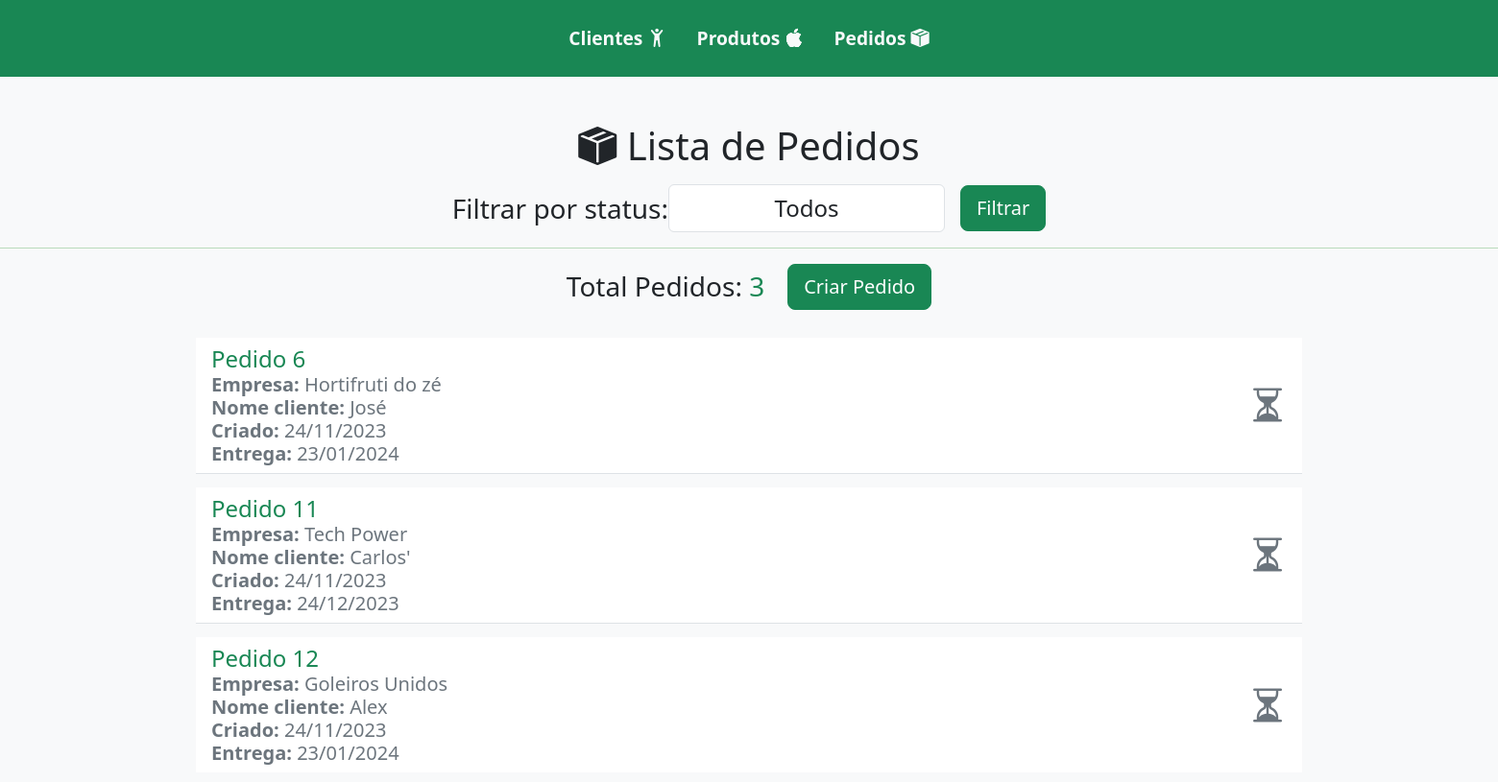
Page /pedidos/ on the earlier database version.
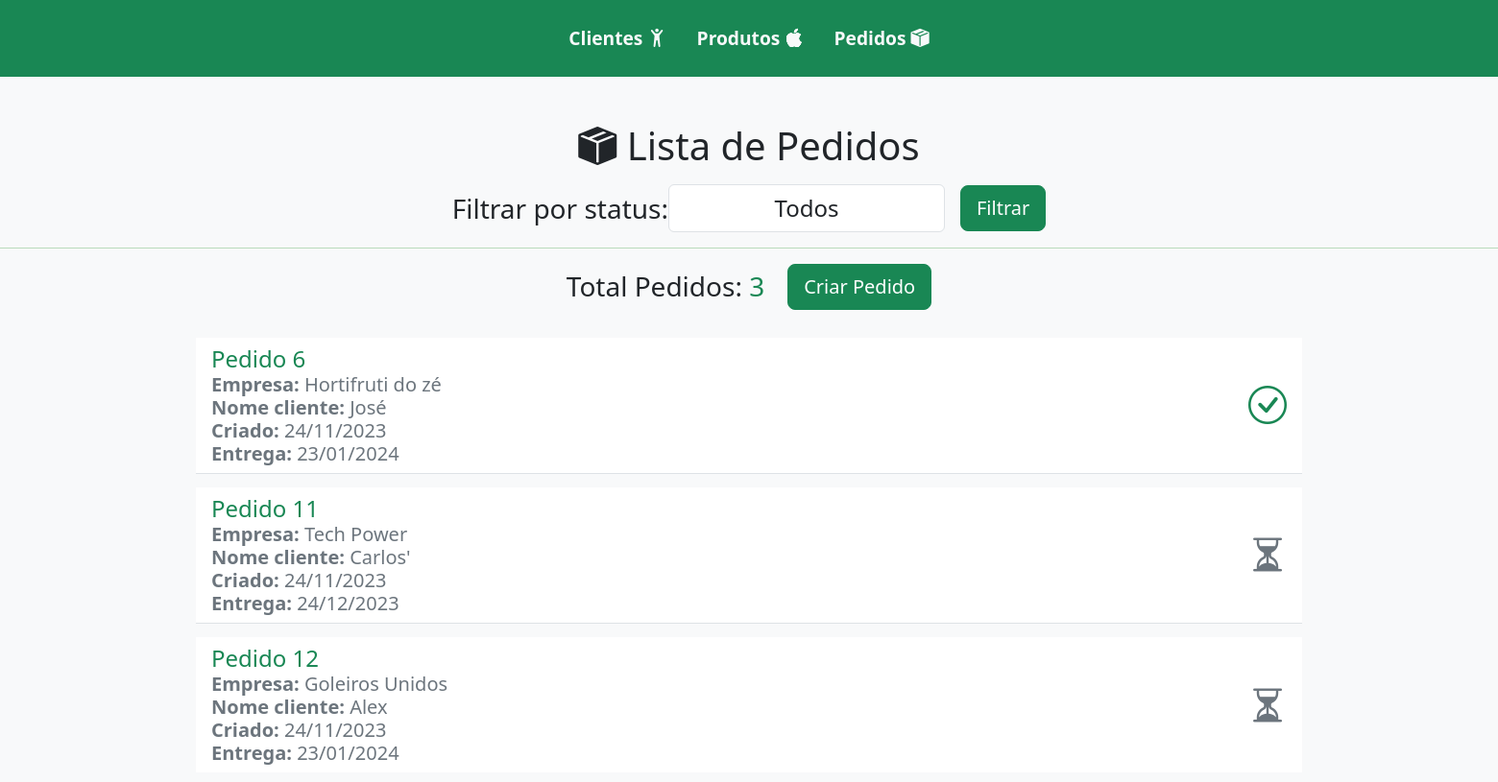
Same page on the later database version.
### fazenda/models.py (models this page shows, shortened)
class Pedido(models.Model):
    cliente = models.ForeignKey(Cliente, on_delete=models.CASCADE)
    produtos = models.ManyToManyField(Produto, through="ItemPedido")
    data_pedido = models.DateField(auto_now_add=True)
    status = models.CharField(
        max_length=10,
        choices=(
            ("Pendente", "Pendente"),
            ("Concluído", "Concluído"),
        ),
        default="Pendente",
    )
    def maior_tempo_preparo(self):
        tempos_preparo = self.produtos.all().values_list("tempo_preparo", flat=True)
        if tempos_preparo:
            return max(tempos_preparo)
        return 0
    def data_entrega(self):
        maior_tempo = self.maior_tempo_preparo()
        if maior_tempo > 0:
            return self.data_pedido + timedelta(days=maior_tempo)
        return self.data_pedido

class Cliente(models.Model):
    nome = models.CharField(max_length=100)
    empresa = models.CharField(max_length=100, blank=True, null=True)
    telefone = models.CharField(max_length=20)

### fazenda/views.py (the view)
# urls.py: path("pedidos/", views.listar_pedidos, name="listar_pedidos"),
def listar_pedidos(request):
    status_filter = request.GET.get("status")
    pedidos = Pedido.objects.all()
    if status_filter:
        pedidos = pedidos.filter(status=status_filter)
    return render(request, "listar_pedidos.html", {"pedidos": pedidos})

### fazenda/templates/listar_pedidos.html (shortened to what this page needs)
{% extends 'base.html' %}
{% load static %}
{% block content %}
    <div class="container-fluid d-flex flex-column justify-content-center align-items-center pedidos">
        <h1 class="mb-3">
    <i class="bi bi-box-seam-fill"></i>
    Lista de Pedidos
        <form method="GET"
              class="d-flex flex-row justify-content-center align-items-center form w-75 fs-3">
            <label for="status">Filtrar por status:</label>
            <select name="status"
                    id="status"
                    class="form-control selectpicker w-25 text-center text-lg fs-4">
                <option value="">Todos</option>
            </select>
            <button class="btn btn-success btn-lg ms-3 " type="submit">Filtrar</button>
        </form>
        <hr>
        <div class="d-flex flex-row justify-content-center align-items-center w-75 mb-3 gap-4">
            <h5 class="text-center text-lg fs-3">
                Total Pedidos: <span class="text-success">{{ pedidos|length }}</span>
            </h5>
            <a class="btn btn-lg btn-success fs-5 mb-2" href="{% url 'criar_pedido' %}">Criar Pedido</a>
        </div>
        <ul class="h5 list-group list-group-flush w-75 d-flex flex-column justify-content-center align-items-center">
            {% for pedido in pedidos %}
                <a class="list-group-item list-group-item-action d-flex justify-content-between align-items-center list"
                   href="{% url 'detalhes_item_pedido' pedido.id %}">
                    <div class="d-flex flex-column">
                        <span class="fs-4 text-success">Pedido {{ pedido.pk }}</span>
                        <span class="text-secondary"><b>Empresa:</b> {{ pedido.cliente.empresa }}</span>
                        <span class="text-secondary"><b>Nome cliente:</b>  {{ pedido.cliente.nome }}</span>
                        <span class="text-secondary"><b>Criado:</b>  {{ pedido.data_pedido|date:"d/m/Y" }}</span>
                        <span class="text-secondary"><b>Entrega:</b>  {{ pedido.data_entrega|date:"d/m/Y" }}</span>
                    </div>
                    {% if pedido.status == 'Concluído' %}
                        <i class="bi bi-check-circle text-success fs-1"></i>
                    {% else %}
                        <i class="bi bi-hourglass-split text-secondary fs-1"></i>
                    {% endif %}
                {% endfor %}
            </a>
        </ul>
    </div>
{% endblock %}

Differences in the rows shown:
changed Pedido "Hortifruti do zé": status "Pendente" → "Concluído" (drawn)
